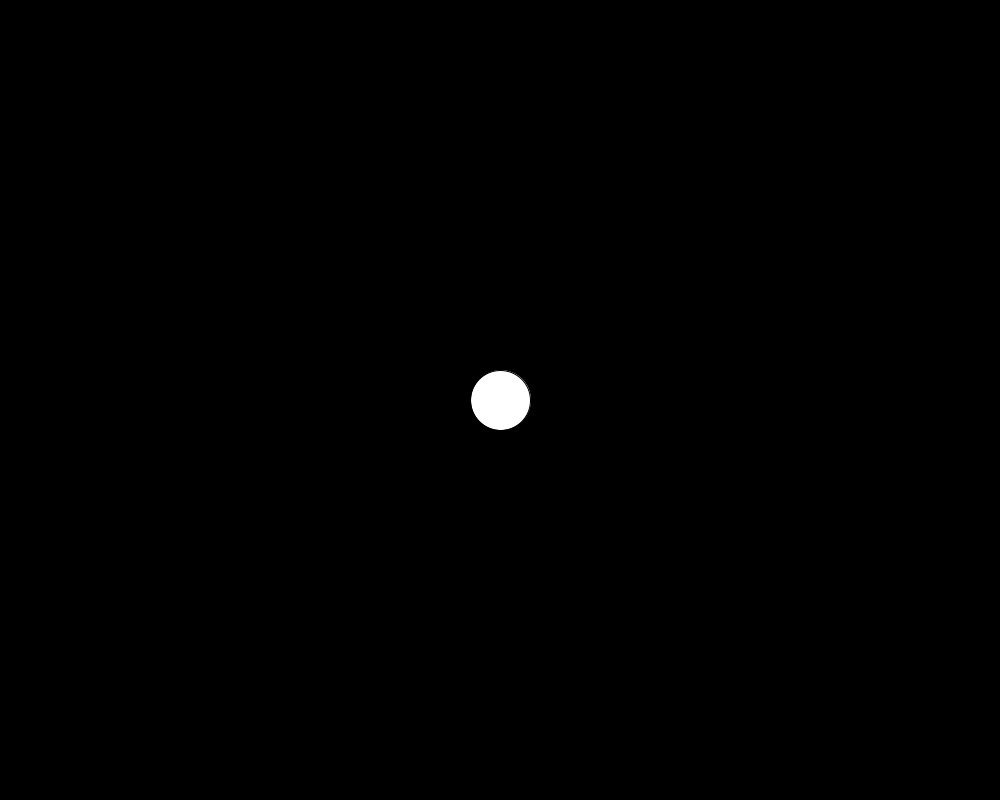
Frame 1 (no input)
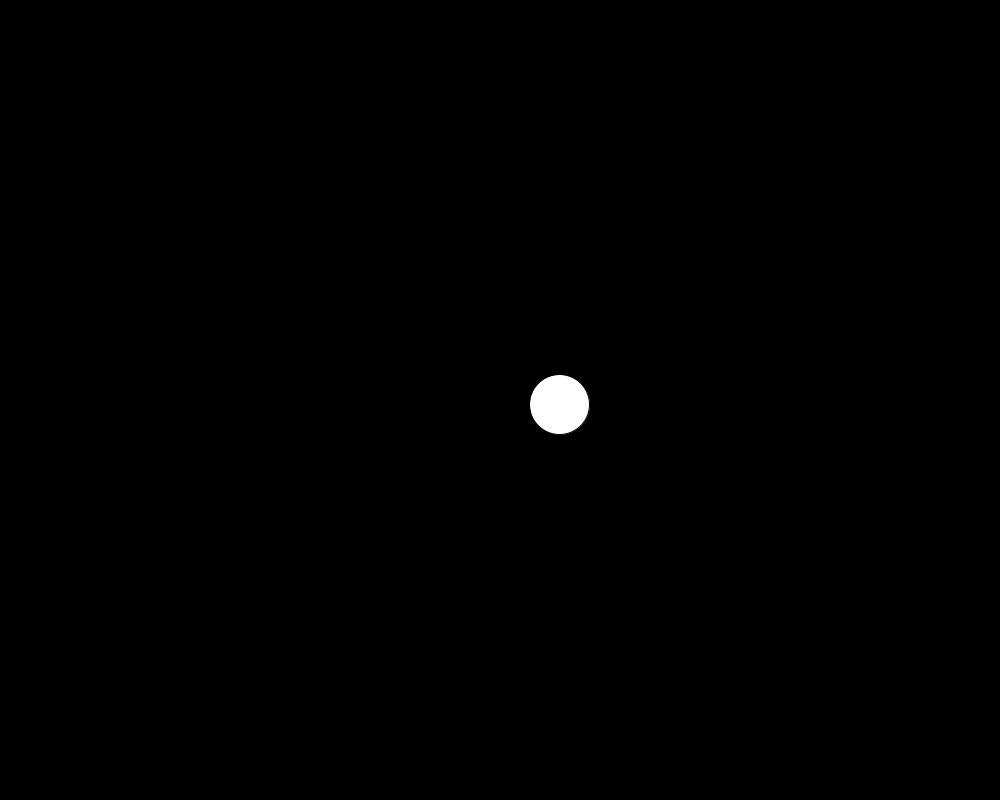
Frame 60 (the mouse pressed at the canvas centre just before this capture)
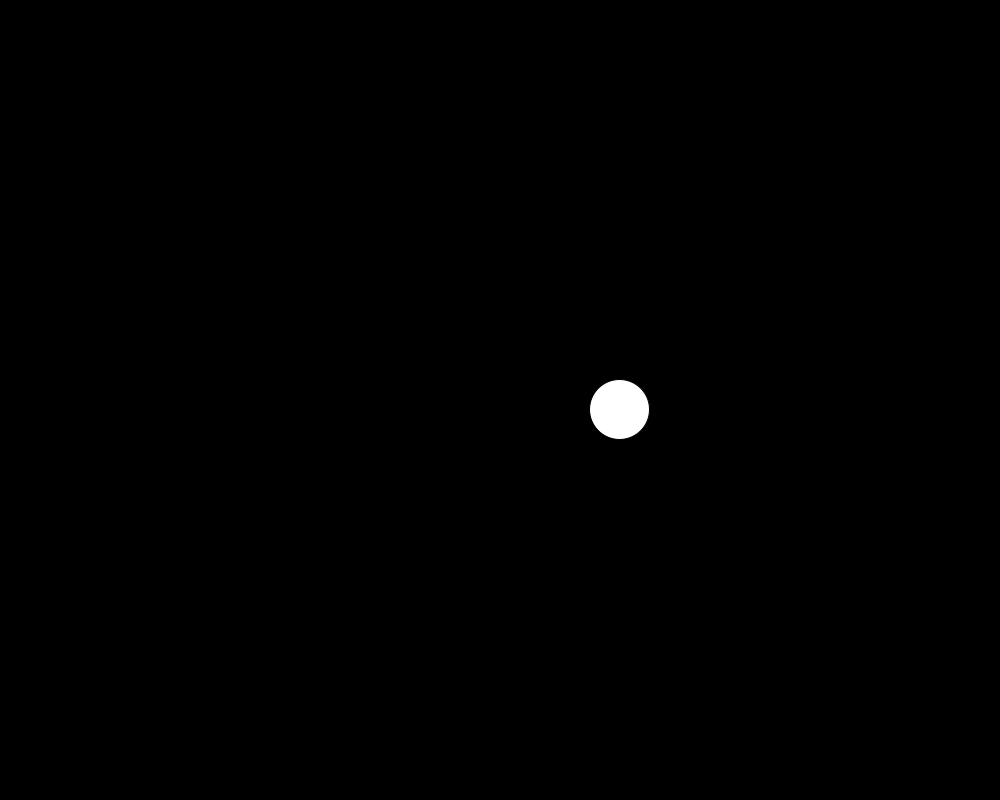
Frame 120 (the mouse held since frame 60 and released just before this capture)

The Processing sketch that drew these frames (run headless with seeded random() and noise(); from frame 60 on, the mouse is pressed at the canvas centre):

// Processing sketch: Colliding_Balls
// ── Colliding_Balls.pde
//declare variables
PVector loc, vel, acc, mouse;
int sz= 60;
void setup() {
  size( 1000, 800);
  //initialize variables
  loc = new PVector(width/2, height/2);
  vel= PVector.random2D();
  acc=new PVector(0, 0);
  mouse= new PVector();
}

void draw() {
  mouse.set(mouseX, mouseY);
  background(0);

  vel.add(acc);
  loc.add(vel);

  if (loc.dist(mouse) < sz/2) {        
    if (loc.x < mouse.x) {     
      vel.x = -abs(vel.x);
    } else {                 
      vel.x = abs(vel.x);
    }
    if (loc.y < mouse.y) {    
      vel.y = -abs(vel.y);
    } else {
      vel.y = abs(vel.y);
    }
  }
  ellipse(loc.x, loc.y, sz, sz);
  if (loc.x + sz/2 > width || loc.x - sz/2 < 0) {
    vel.x *= -1;
  }
  if (loc.y + sz/2 > height || loc.y - sz/2 < 0) {
    vel.y *= -1;
  }
}
